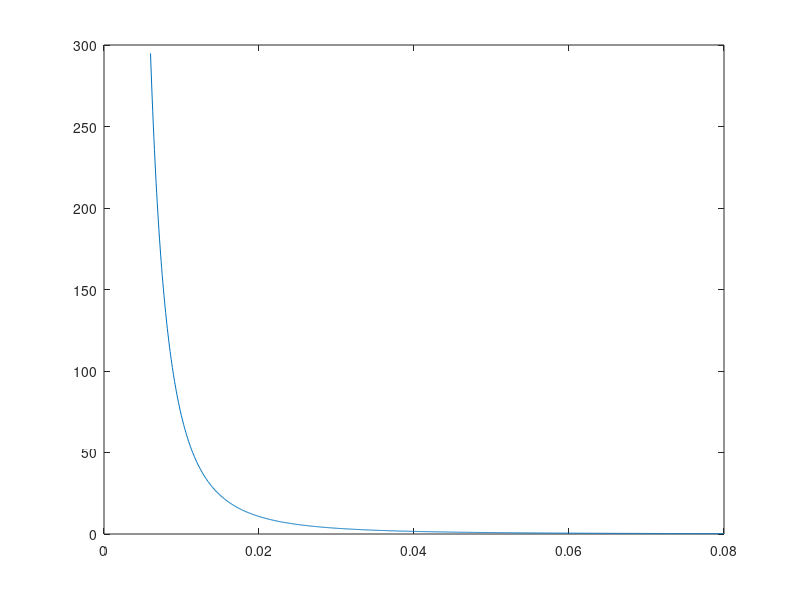

This figure's MATLAB source: (Note: this script raises an error after producing the figure.)
clear; close all; clc;


% define texture size
N = 512;
L = 6.0;

% base pixel array (N,N,RGB)
holes = zeros(512,512,3);
holes(:,:,1) = 1;

% how many holes
nholes = 10000;

% here we do the sampling
%
% p(R) ~ R^a, a=-2.75, for 0.006 cm < R < 0.08 cm
%
a = -2.75; p = @(R)(R.^a);

try
	% we will use the inverse sampling transform method through chebfun
	addpath ~/Documents/MATLAB/chebfun/
	p = chebfun(p,[0.006, 0.08]);
	density = p/sum(p);
	cdf = cumsum(density);
	cdfinv = inv(cdf);
	
	R = cdfinv(rand(nholes,1));
	
catch
	
	density = @(R)(p(R)/integral(p,0.006,0.08));
	
	fprintf('Could not find chebfun for the inverse sampling transform method. \nWill approximate with hand-tuned p(R)=R^-2.75...\n');
	p1 =     -0.1728;%  (-2.459, 2.113)
	p2 =      0.1166;%  (-1.591, 1.824)
	p3 =      0.8268;%  (-9.584, 11.24)
	p4 =      -1.114;%  (-15.31, 13.08)
	p5 =      0.2395;%  (-2.75, 3.229)
	p6 =     0.09985;%  (-1.222, 1.422)
	q1 =      -108.9;%  (-1476, 1258)
	q2 =       284.8;%  (-3344, 3913)
	q3 =      -226.4;%  (-3113, 2660)
	q4 =       32.89;%  (-372.1, 437.9)
	q5 =       16.54;%  (-202.4, 235.5)
	
	cdfinv = @(x)(p1*x.^5 + p2*x.^4 + p3*x.^3 + p4*x.^2 + p5*x + p6) ./...
					(x.^5 + q1*x.^4 + q2*x.^3 + q3*x.^2 + q4*x + q5);
	
	
	R = cdfinv(rand(nholes,1));
	
end

figure(1);
rr = linspace(0.006,0.08,1024);
plot(rr,density(rr),'-'); hold on; histogram(R,'Normalization','pdf');
legend({'PDF, $p(R) \propto R^{\alpha}$','Sampled'},'interpreter','latex');
xlabel('$R$','Interpreter','latex');
set(gca,'XScale','log','YScale','log');
drawnow();


for n=1:nholes
	
	% initially assume it's not open to force a position generation and check
	isopen = 0;
	
	% for now, make this a float
	r = R(n)*N/L;
	
	% track the number of checks per hole
	nchecks = 0;
	
	% while looking for a place to put it
	while ~isopen
		
		% position of hole
		X = randi(N);
		Y = randi(N);
		
		% assume open until shown otherwise
		isopen = 1;
		
		% cartesian grid covering hole
		for ix=X + round(-r:r)
			for iy=Y + round(-r:r)
				
				if ix >= 1 && ix <= N && iy >= 1 && iy <= N
					
					% test for within hole region
					if (ix - X)^2 + (iy - Y)^2 < r^2
						
						% test intersection with an existing hole already in
						% texture
						if holes(ix,iy,1) < 0.5	%red channel is read by phase
							isopen = isopen*0;
						else
							isopen = isopen*1;
						end
						
					end
				end
			end
		end
		
		nchecks = nchecks+1;
		if nchecks > nholes
			fprintf('Too many checks, likely too dense hole concentration.\nTry decreasing nholes.\n');
			break;
		end
	end
	
	% now that we have a valid position and radius we make a hole
	% cartesian grid covering hole
	if isopen
		for ix=X + round(-r:r)
			for iy=Y + round(-r:r)

				if ix >= 1 && ix <= N && iy >= 1 && iy <= N

					% test for within hole region
					if (ix - X)^2 + (iy - Y)^2 < r^2

						holes(ix,iy,1) = 0; 

					end
				end
			end
		end
	end
end

% show the holes
figure(2);
imshow(holes);
drawnow();

% export the image
imwrite(holes, './holes.png');